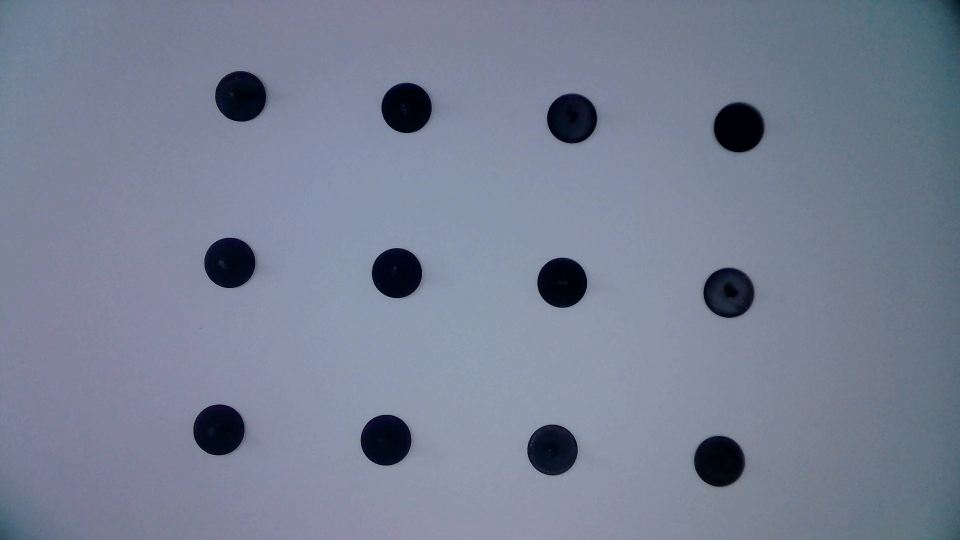
#> input picture cal_image_original.png, 1920 x 1080 px (shown at 1/2 size)
$ python Cam_analyze.py
#> lines starting #> are read from the running program, lines starting #| are printed output that depends on the picture; after the words box and inside, x2 and y2 are one past the last pixel; in counts of white or black regions, pixels touching at a corner belong together; long printed decimals are rounded
import cv2
import numpy as np
import math

# world coordinate parameter
Xmax = 200
Xmin = 0
Ymax = 300
Ymin = 0
gap = 100

world_points = [x for x in range(12)]
pixel_points = [x for x in range(12)]

def get_rotation_angle(x1, y1, x2, y2):
    dx = x2 - x1
    dy = y2 - y1
    return math.degrees(math.atan2(dy, dx))

def rotate_point(x, y, angle_deg):
    angle_rad = math.radians(angle_deg)
    cos_val = math.cos(angle_rad)
    sin_val = math.sin(angle_rad)
    new_x = x * cos_val - y * sin_val
    new_y = x * sin_val + y * cos_val
    return new_x, new_y

# Read image.
img = cv2.imread('cal_image_original.png', cv2.IMREAD_COLOR)
#> img is the input picture: shape (1080, 1920, 3); mean B, G, R 148.6, 128.6, 119.6

# define a video capture object
# vid = cv2.VideoCapture(3)
# vid.set(cv2.CAP_PROP_FRAME_WIDTH, 1920) # max 3840 for 4K, 1920 for FHD
# vid.set(cv2.CAP_PROP_FRAME_HEIGHT, 1080) # max 2160 for 4K, 1080 for FHD
#     # Capture the video frame
#     # by frame
# ret, img = vid.read()

# Convert to grayscale.
gray = cv2.cvtColor(img, cv2.COLOR_BGR2GRAY)
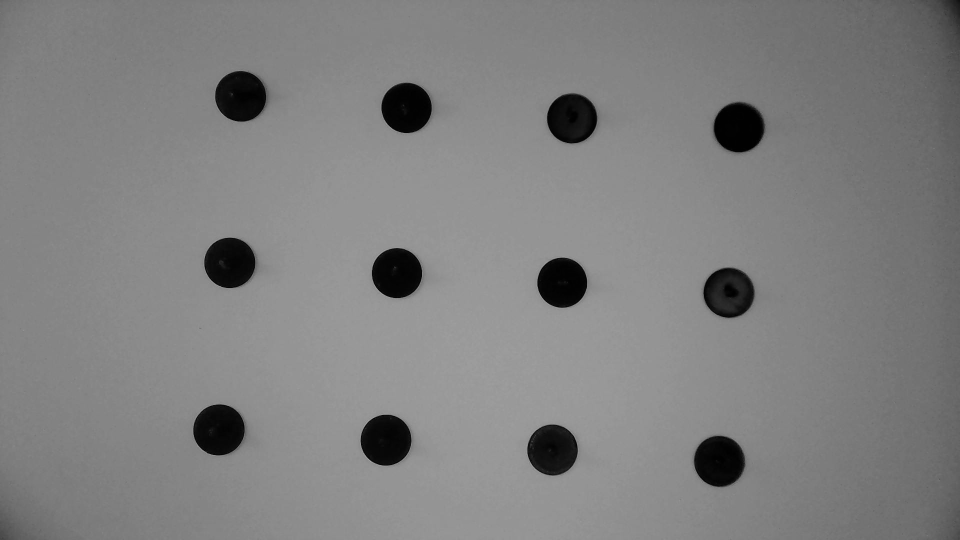
#> gray: shape (1080, 1920) (shown at 1/2 size); min 0, max 190, mean 128.1

# Blur using 3 * 3 kernel.
gray_blurred = cv2.blur(gray, (6, 6))

# Display the resulting frame
cv2.imshow('frame', img)
cv2.imwrite('original_cal.png', img)
# cv2.imshow('gray',gray_blurred)
cv2.waitKey(0)

# Apply Hough transform on the blurred image.
detected_circles = cv2.HoughCircles(gray_blurred,
                  cv2.HOUGH_GRADIENT, 1, 20, param1 = 200,
              param2 = 50, minRadius = 20, maxRadius = 155)
#> detected_circles = [[1438.5, 922.5, 51], [1143.5, 237.5, 50], [482.5, 192.5, 51.2], [1477.5, 255.5, 50.7], [1124.5, 565.5, 50.3], [812.5, 215.5, 49.7], [1105.5, 900.5, 51.4], [771.5, 880.5, 50.5], [1458.5, 586.5, 50.2], [794.5, 546.5, 49.7], [460.5, 526.5, 51.2], [437.5, 860.5, 51.1]]

# Draw circles that are detected.
if detected_circles is not None:
    print(detected_circles)
#| [[[1438.5  922.5   51. ]
#|   [1143.5  237.5   50. ]
#|   [ 482.5  192.5   51.2]
#|   [1477.5  255.5   50.7]
#|   [1124.5  565.5   50.3]
#|   [ 812.5  215.5   49.7]
#|   [1105.5  900.5   51.4]
#|   [ 771.5  880.5   50.5]
#|   [1458.5  586.5   50.2]
#|   [ 794.5  546.5   49.7]
#|   [ 460.5  526.5   51.2]
#|   [ 437.5  860.5   51.1]]]
    print("---")

    circles = detected_circles
#> circles has the same summary as detected_circles
    # convert the list of circles to a set to remove duplicates
    unique_circles = set((int(circle[0]), int(circle[1]), int(circle[2])) for circle in circles[0])
#> unique_circles = 12 items


    # sort the circles based on their coordinates
    sorted_circles = sorted(unique_circles,  key=lambda circle: (circle[1], circle[0]))
#> sorted_circles = [(482, 192, 51), (812, 215, 49), (1143, 237, 50), (1477, 255, 50), (460, 526, 51), (794, 546, 49), (1124, 565, 50), (1458, 586, 50), (437, 860, 51), (771, 880, 50), (1105, 900, 51), (1438, 922, 51)]

    # print the sorted circles
    for circle in sorted_circles:
        print(circle)
#> this loop made 12 passes
#| (482, 192, 51)
#| (812, 215, 49)
#| (1143, 237, 50)
#| (1477, 255, 50)
#| (460, 526, 51)
#| (794, 546, 49)
#| (1124, 565, 50)
#| (1458, 586, 50)
#> (further printed lines are left out)

    #detected_circles = np.uint16(np.around(detected_circles))

    i = 0
    column = 0
    #for pt in detected_circles[0, :]:
    wx = Xmin
    wy = Ymin
    for pt in sorted_circles:
        a, b, r = pt[0], pt[1], pt[2]

        i=i+1
        column = column + 1
        print(i)
        world_points[i-1] = [wx,wy]
        pixel_points[i-1] = [a,b]
      # Draw the circumference of the circle.
        cv2.circle(img, (a, b), r, (0, 255, 0), 2)
        # Draw a small circle (of radius 1) to show the center.
        cv2.circle(img, (a, b), 1, (0, 0, 255), 3)
        cv2.putText(img, str(i) + ":[" + str(a) + ","+ str(b) + "] r=" + str(r), (a-r-20,b+r+30), cv2.FONT_HERSHEY_SIMPLEX,0.7,(0,255,0),1 )
        cv2.putText(img, "(" + str(-350-wx) + ","+ str(350-wy) + ")", (a-r-80,b+r-50), cv2.FONT_HERSHEY_SIMPLEX,0.7,(0,0,255),1 )
        print(str(a) + "\t\t"+ str(b) + "\t\t" + str(wx) + "\t\t" + str(wy) )

        wy = wy + gap
        if column > 3:
            column = 0
            wy = Ymin
            wx = wx + gap
#> this loop made 12 passes
#> (a, b, r, wx) on passes 4, 8, 12: (1477, 255, 50, 100), (1458, 586, 50, 200), (1438, 922, 51, 300)
#> (a, b, r) on passes 1, 2, 3, 5, 6, 7: (482, 192, 51), (812, 215, 49), (1143, 237, 50), (460, 526, 51), (794, 546, 49), (1124, 565, 50)
#> (printed output is left out)
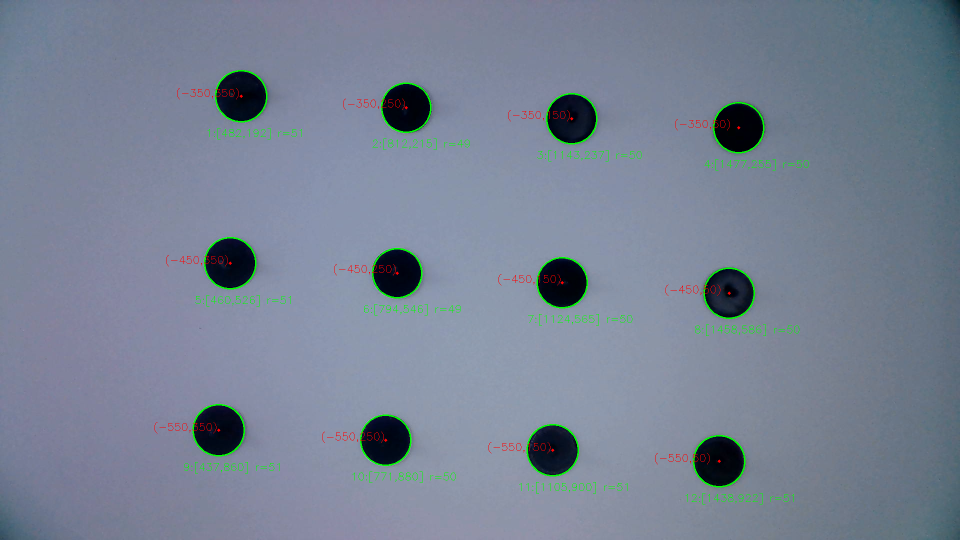
#> img: shape (1080, 1920, 3) (shown at 1/2 size); 0.98% of pixels changed, all inside (x1, y1, x2, y2) = (309, 140, 1618, 1009)
#> after the loop, column = 0; i = 12; pixel_points = [[482, 192], [812, 215], [1143, 237], [1477, 255], [460, 526], [794, 546], [1124, 565], [1458, 586], [437, 860], [771, 880], [1105, 900], [1438, 922]]; world_points = [[0, 0], [0, 100], [0, 200], [0, 300], [100, 0], [100, 100], [100, 200], [100, 300], [200, 0], [200, 100], [200, 200], [200, 300]]; wx = 300; wy = 0

    origin_x = pixel_points[0][0]
#> origin_x = 482
    origin_y = pixel_points[0][1]
#> origin_y = 192

    rot = get_rotation_angle(origin_x,origin_y,pixel_points[3][0],pixel_points[3][1])
#> in get_rotation_angle, `dx = x2 - x1`: dx = 995
#> in get_rotation_angle, `dy = y2 - y1`: dy = 63
#> rot = 3.62
    print("Rotation angle ",rot," degree")
#| Rotation angle  3.623  degree
    cv2.putText(img, "Rotation angle "+ str(rot) +" degree", (10,20), cv2.FONT_HERSHEY_SIMPLEX,0.7,(0,255,255),1 )
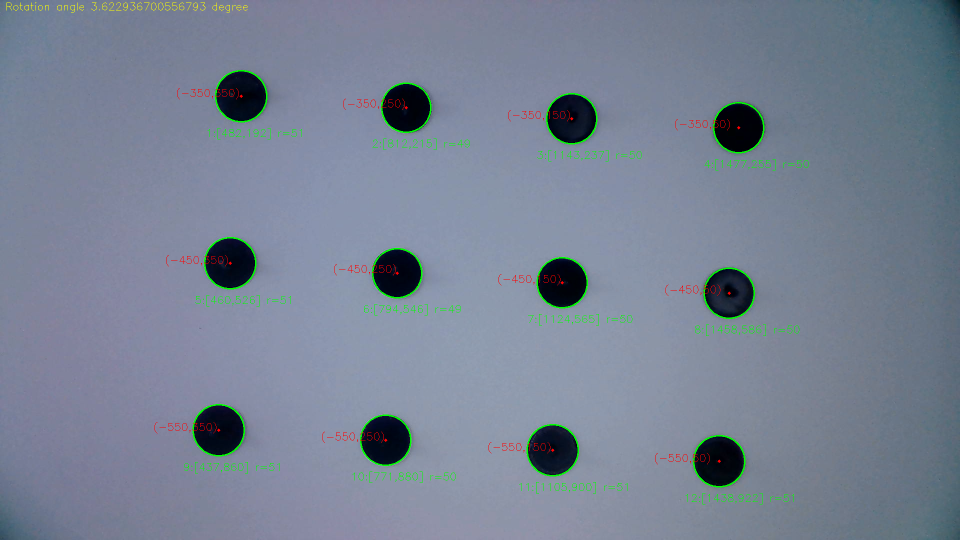
#> img: shape (1080, 1920, 3) (shown at 1/2 size); 0.05% of pixels changed, all inside (x1, y1, x2, y2) = (13, 5, 495, 26)
    #img = cv2.resize(img, (1280,768))

    for p in range(0,12):
        c_px = pixel_points[p][0]
        c_py = pixel_points[p][1]
        c_wx = world_points[p][0]
        c_wy = world_points[p][1]
        new_x, new_y = rotate_point(c_px - origin_x, c_py - origin_y, -rot)
        new_x = int(round(new_x + origin_x))
        new_y = int(round(new_y + origin_y))
        gradX = 3.3378
        gradY = 3.325
        calc_wx = round(-350 - (new_y - origin_y)/gradX,2) # Y robot is x pixel
        calc_wy = round(350 - (new_x - origin_x)/gradY,2) # X robot is y pixel
        print(str(c_wx) + "," + str(c_wy) + "," + str(c_px) + "," + str(c_py) + " " + str(new_x) + "," + str(new_y) + " " + str(calc_wx) + "," +str(calc_wy))
        cv2.circle(img, (new_x, new_y), 5, (255, 0, 0), 3)
        cv2.putText(img, "[" + str(new_x) + ","+ str(new_y) + "]", (new_x - 40, new_y - 10), cv2.FONT_HERSHEY_SIMPLEX,0.7,(255,0,0),1 )
        cv2.putText(img, "(" + str(calc_wx) + ","+ str(calc_wy) + ")", (c_px - 100, c_py + 20), cv2.FONT_HERSHEY_SIMPLEX,0.7,(0,255,240),1 )
        cv2.putText(img, "GradX="+ str(gradX) +",  GradY=" + str(gradY), (10,40), cv2.FONT_HERSHEY_SIMPLEX,0.7,(255,255,255),1 )
#> this loop made 12 passes
#> (c_px, c_py, c_wx, c_wy, new_x, new_y, calc_wx, calc_wy) on passes 1 to 12: (482, 192, 0, 0, 482, 192, -350, 350), (812, 215, 0, 100, 813, 194, -350.6, 250.4), (1143, 237, 0, 200, 1145, 195, -350.9, 150.6), (1477, 255, 0, 300, 1479, 192, -350, 50.15), (460, 526, 100, 0, 481, 527, -450.4, 350.3), (794, 546, 100, 100, 816, 526, -450.1, 249.6), (1124, 565, 100, 200, 1146, 524, -449.5, 150.3), (1458, 586, 100, 300, 1481, 524, -449.5, 49.55), (437, 860, 200, 0, 479, 862, -550.7, 350.9), (771, 880, 200, 100, 814, 860, -550.1, 250.2), (1105, 900, 200, 200, 1148, 859, -549.8, 149.7), (1438, 922, 200, 300, 1482, 860, -550.1, 49.25)
#| 0,0,482,192 482,192 -350.0,350.0
#| 0,100,812,215 813,194 -350.6,250.45
#| 0,200,1143,237 1145,195 -350.9,150.6
#| 0,300,1477,255 1479,192 -350.0,50.15
#| 100,0,460,526 481,527 -450.37,350.3
#| 100,100,794,546 816,526 -450.07,249.55
#| 100,200,1124,565 1146,524 -449.47,150.3
#| 100,300,1458,586 1481,524 -449.47,49.55
#> (further printed lines are left out)
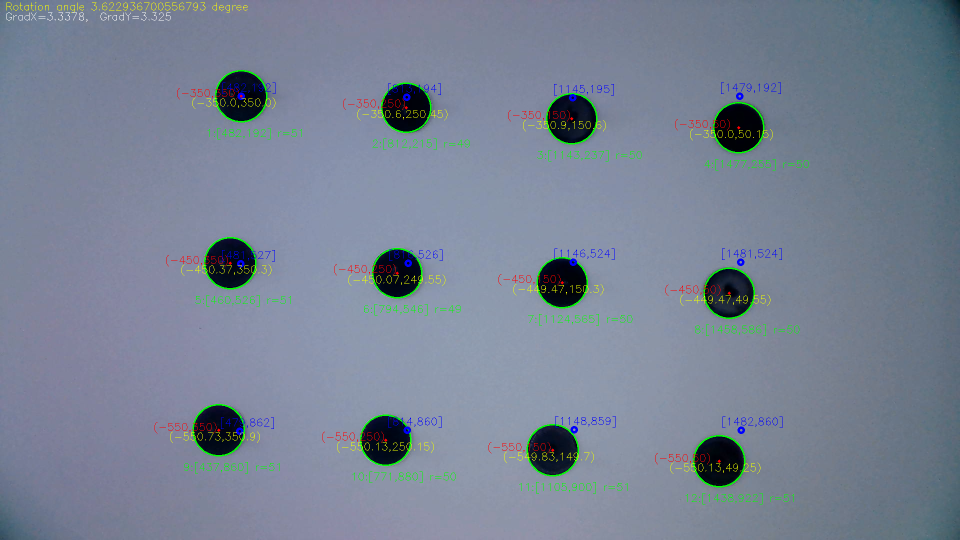
#> img: shape (1080, 1920, 3) (shown at 1/2 size); 0.52% of pixels changed, all inside (x1, y1, x2, y2) = (12, 25, 1565, 948)

    cv2.imshow("Corrected Circle", img)
    cimg = 'cal_image_corrected.png'
    cv2.imwrite(cimg, img)
    cv2.waitKey(0)

else:
    print("no circles detected!")
